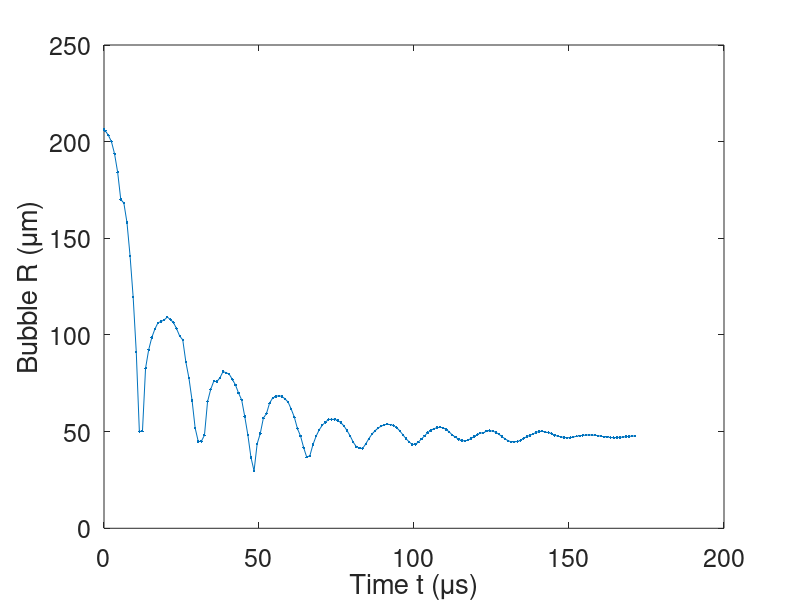

MATLAB code to generate this figure: (Note: this script raises an error after producing the figure.)
close all;

rho = 1025; 
pinf = 101325; % (Pa) Atmospheric Pressure 
deltat = 1/2e6; deltax = 1.5119e-6; % um/px

load('1E6_Ag_RofTdata_0.mat')

% colorRGB = [ [0, 0.4470, 0.7410]	          	 
%           	[0.8500, 0.3250, 0.0980]	          
%           	[0.9290, 0.6940, 0.1250]	          
%           	[0.4940, 0.1840, 0.5560]	           
%           	[0.4660, 0.6740, 0.1880]	          	 
%           	[0.3010, 0.7450, 0.9330]	          	 
%           	[0.6350, 0.0780, 0.1840] ];  
        
% clRGB = [243,104,86]/255;
% clRGB = [240,176,61]/255;
% clRGB = [81,186,163]/255;
clRGB = [17,134,134]/255;
% clRGB = [20,47,64]/255;

colorRGB = repmat(clRGB,7,1);


%%


figure,plot(1e6*t,1e6*Rnew,'.-')
  
set(gca,'fontsize',18)
set(gcf,'color','w')
xlabel('Time t (\mus)');
ylabel('Bubble R (\mum)');

%%%%% Rmax %%%%%
Rmax = Rnew(1) 

%%%%% Mean equilibrium radius %%%%%
Req_mean = mean(Rnew(end-30:end))
Req_std = std(Rnew(end-30:end))
lambda_max_mean = Rmax/Req_mean
lambda_max_std = 0.5*(Rmax/(Req_mean-Req_std) - Rmax/(Req_mean+Req_std))

%% Load all other datasets
close all;
files = dir('2E6*.mat'); t_nondim_All = []; R_nondim_All = [];
 
for tempi = [ 1:6,8:11 ]
    load(files(tempi).name );

    figure(1); hold on;
    plot(1e6*t,1e6*Rnew,'.','color',colorRGB(1+mod(tempi,7),:));
    tq = t(2):1e-7:t(end);
    Rq = interp1(t,Rnew,tq,'pchip');  
    hold on; plot(1e6*tq,1e6*Rq,'-','color',colorRGB(1+mod(tempi,7),:));

    %%%%% Normalization %%%%%
    Rmax = Rnew(2); RmaxList(tempi) = Rmax; 
    R_nondim = Rnew(2:end)/Rmax; lambdaList(tempi) = Rnew(2)/Rmax;
    t_nondim = t(2:end)*sqrt(pinf/rho)/Rmax;

    t_nondim_All{tempi} = [t_nondim];
    R_nondim_All{tempi} = [R_nondim];
    figure(2); hold on;
    plot(t_nondim,R_nondim*lambda_max_mean,'.','color',colorRGB(1+mod(tempi,7),:));

end

fig1=figure(1); 
adjust_fig(fig1,[],[],'','');
set(gca,'fontsize',12); set(gcf,'color','w');
xlabel('Time $t$($\mu$s)','interpreter','latex');
ylabel('$R$($\mu$m)','interpreter','latex');
box on; axis([0,80,0,300]); grid on; grid minor;

fig2=figure(2); 
adjust_fig(fig2,[],[],'','');
set(gca,'fontsize',12); set(gcf,'color','w');
xlabel('Normalized time $t^{*}$','interpreter','latex');
ylabel('$\lambda$','interpreter','latex');
box on; axis([0,3,0,8.5]);  

RmaxList_mean = mean(RmaxList)
RmaxList_std = std(RmaxList)


save('Rt_nondim_exp.mat','t_nondim_All','R_nondim_All', ...
    'RmaxList','RmaxList_mean','RmaxList_std' ,...
    'Rmax','Req_mean','Req_std','lambda_max_mean','lambda_max_std');
